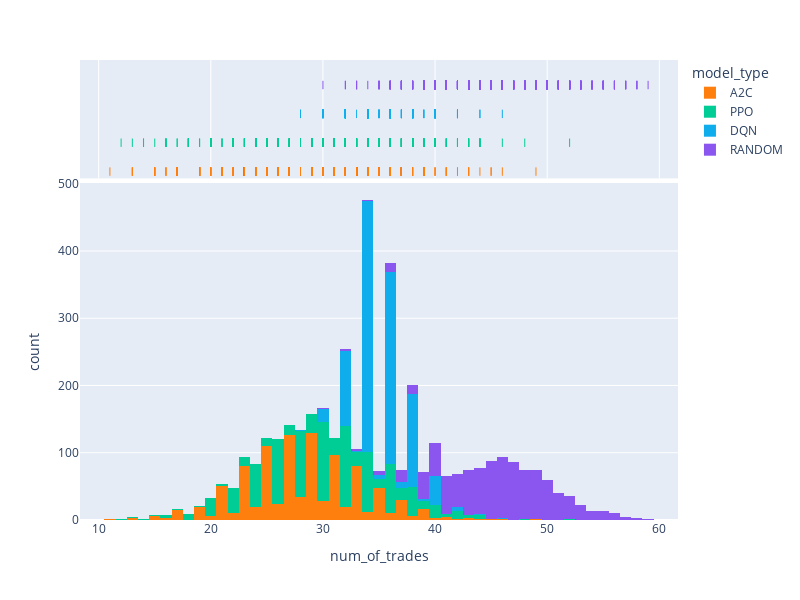

Notebook code for this chart:
### Code cell
fig = px.histogram(df_simulation_results, x="num_of_trades", color="model_type", color_discrete_sequence=[ "#FF7F0E", "#00CC96", "#10aded", "#8A56EF"],  width=800, height=600, marginal="rug", # can be `box`, `violin`
                         hover_data=['total_reward_cash','fmt_total_profit_percentage', 'num_of_trades', 'sim_id'])
fig.show()

### Figure 1 — Plotly figure (JSON) as saved in the notebook; plotly's stock layout.template omitted (floating-point values rounded to 4 significant figures; data arrays with more than 128 entries replaced by an {"elided": "..."} marker saying what was removed)
{"data": [{"alignmentgroup": "True", "bingroup": "x", "hovertemplate": "model_type=A2C<br>num_of_trades=%{x}<br>count=%{y}<extra></extra>", "legendgroup": "A2C", "marker": {"color": "#FF7F0E", "pattern": {"shape": ""}}, "name": "A2C", "offsetgroup": "A2C", "orientation": "v", "showlegend": true, "type": "histogram", "x": {"elided": "1000 int values"}, "xaxis": "x", "yaxis": "y"}, {"alignmentgroup": "True", "boxpoints": "all", "customdata": {"elided": "1000x3 float values"}, "fillcolor": "rgba(255,255,255,0)", "hoveron": "points", "hovertemplate": "model_type=A2C<br>num_of_trades=%{x}<br>total_reward_cash=%{customdata[0]}<br>fmt_total_profit_percentage=%{customdata[1]}<br>sim_id=%{customdata[2]}<extra></extra>", "jitter": 0, "legendgroup": "A2C", "line": {"color": "rgba(255,255,255,0)"}, "marker": {"color": "#FF7F0E", "symbol": "line-ns-open"}, "name": "A2C", "offsetgroup": "A2C", "showlegend": false, "type": "box", "x": {"elided": "1000 int values"}, "xaxis": "x2", "yaxis": "y2"}, {"alignmentgroup": "True", "bingroup": "x", "hovertemplate": "model_type=PPO<br>num_of_trades=%{x}<br>count=%{y}<extra></extra>", "legendgroup": "PPO", "marker": {"color": "#00CC96", "pattern": {"shape": ""}}, "name": "PPO", "offsetgroup": "PPO", "orientation": "v", "showlegend": true, "type": "histogram", "x": {"elided": "1000 int values"}, "xaxis": "x", "yaxis": "y"}, {"alignmentgroup": "True", "boxpoints": "all", "customdata": {"elided": "1000x3 float values"}, "fillcolor": "rgba(255,255,255,0)", "hoveron": "points", "hovertemplate": "model_type=PPO<br>num_of_trades=%{x}<br>total_reward_cash=%{customdata[0]}<br>fmt_total_profit_percentage=%{customdata[1]}<br>sim_id=%{customdata[2]}<extra></extra>", "jitter": 0, "legendgroup": "PPO", "line": {"color": "rgba(255,255,255,0)"}, "marker": {"color": "#00CC96", "symbol": "line-ns-open"}, "name": "PPO", "offsetgroup": "PPO", "showlegend": false, "type": "box", "x": {"elided": "1000 int values"}, "xaxis": "x2", "yaxis": "y2"}, {"alignmentgroup": "True", "bingroup": "x", "hovertemplate": "model_type=DQN<br>num_of_trades=%{x}<br>count=%{y}<extra></extra>", "legendgroup": "DQN", "marker": {"color": "#10aded", "pattern": {"shape": ""}}, "name": "DQN", "offsetgroup": "DQN", "orientation": "v", "showlegend": true, "type": "histogram", "x": {"elided": "1000 int values"}, "xaxis": "x", "yaxis": "y"}, {"alignmentgroup": "True", "boxpoints": "all", "customdata": {"elided": "1000x3 float values"}, "fillcolor": "rgba(255,255,255,0)", "hoveron": "points", "hovertemplate": "model_type=DQN<br>num_of_trades=%{x}<br>total_reward_cash=%{customdata[0]}<br>fmt_total_profit_percentage=%{customdata[1]}<br>sim_id=%{customdata[2]}<extra></extra>", "jitter": 0, "legendgroup": "DQN", "line": {"color": "rgba(255,255,255,0)"}, "marker": {"color": "#10aded", "symbol": "line-ns-open"}, "name": "DQN", "offsetgroup": "DQN", "showlegend": false, "type": "box", "x": {"elided": "1000 int values"}, "xaxis": "x2", "yaxis": "y2"}, {"alignmentgroup": "True", "bingroup": "x", "hovertemplate": "model_type=RANDOM<br>num_of_trades=%{x}<br>count=%{y}<extra></extra>", "legendgroup": "RANDOM", "marker": {"color": "#8A56EF", "pattern": {"shape": ""}}, "name": "RANDOM", "offsetgroup": "RANDOM", "orientation": "v", "showlegend": true, "type": "histogram", "x": {"elided": "1000 int values"}, "xaxis": "x", "yaxis": "y"}, {"alignmentgroup": "True", "boxpoints": "all", "customdata": {"elided": "1000x3 float values"}, "fillcolor": "rgba(255,255,255,0)", "hoveron": "points", "hovertemplate": "model_type=RANDOM<br>num_of_trades=%{x}<br>total_reward_cash=%{customdata[0]}<br>fmt_total_profit_percentage=%{customdata[1]}<br>sim_id=%{customdata[2]}<extra></extra>", "jitter": 0, "legendgroup": "RANDOM", "line": {"color": "rgba(255,255,255,0)"}, "marker": {"color": "#8A56EF", "symbol": "line-ns-open"}, "name": "RANDOM", "offsetgroup": "RANDOM", "showlegend": false, "type": "box", "x": {"elided": "1000 int values"}, "xaxis": "x2", "yaxis": "y2"}], "layout": {"barmode": "relative", "height": 600, "legend": {"title": {"text": "model_type"}, "tracegroupgap": 0}, "margin": {"t": 60}, "width": 800, "xaxis": {"anchor": "y", "domain": [0, 1], "title": {"text": "num_of_trades"}}, "xaxis2": {"anchor": "y2", "domain": [0, 1], "matches": "x", "showgrid": true, "showticklabels": false}, "yaxis": {"anchor": "x", "domain": [0, 0.7326], "title": {"text": "count"}}, "yaxis2": {"anchor": "x2", "domain": [0.7426, 1], "matches": "y2", "showgrid": false, "showline": false, "showticklabels": false, "ticks": ""}}}
